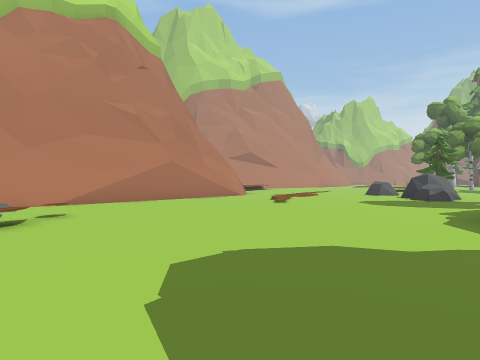
View 1 (above)

24 first-person views from a walk through a Unity game level. The camera is 1.2 m above the floor, looks level and sees 75° across. The floor is counted in squares, 2 m on a side. Each view is taken from the middle of a square. On the plan, view 1 faces up. The plan holds only what a view shows up to about 9 squares ahead; the rest is blank. The place goes on beyond the plan. Some surface patterns are stand-ins.

View 2
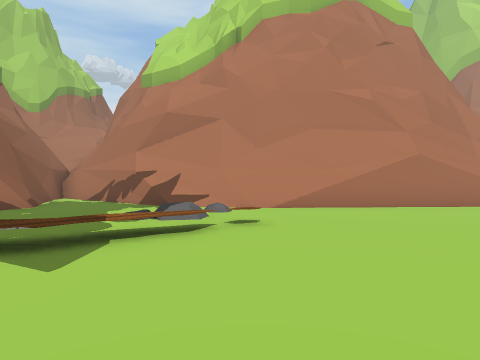

View 3
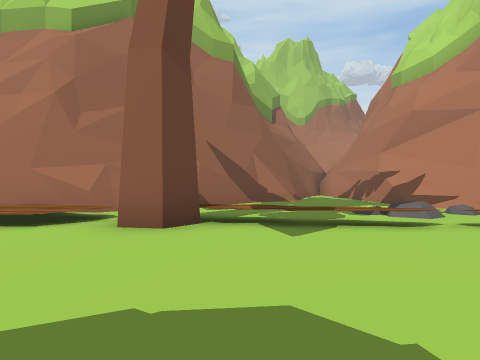

View 4
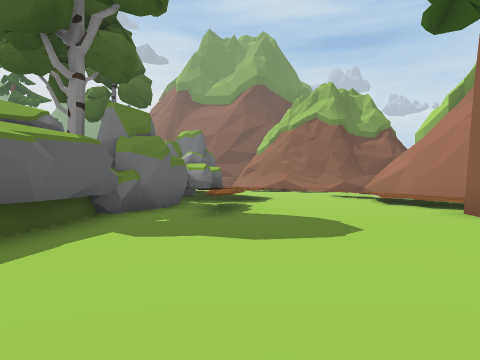

View 5
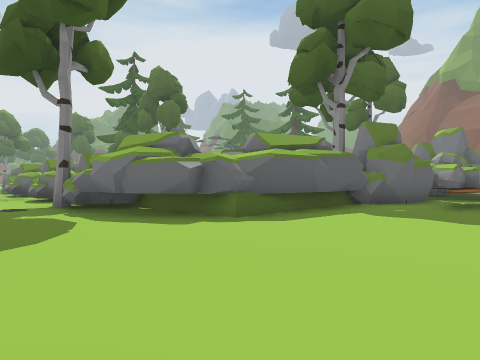

View 6
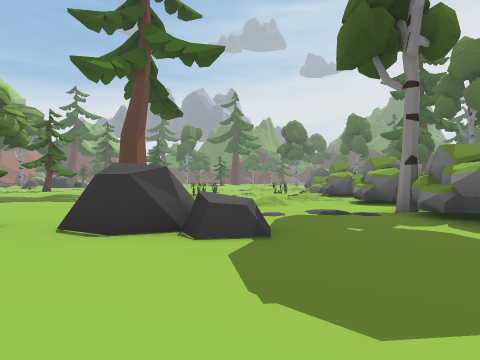

View 7
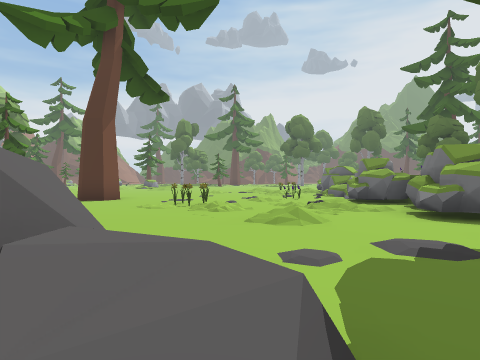

View 8
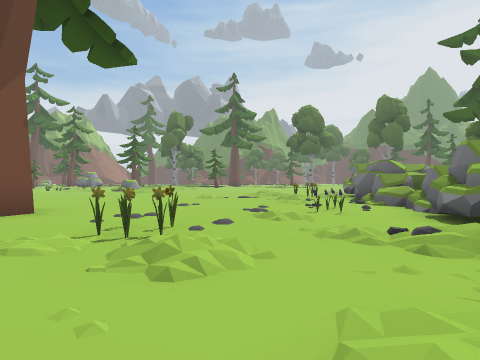

View 9
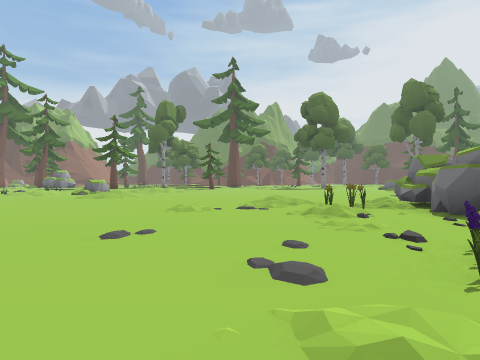

View 10
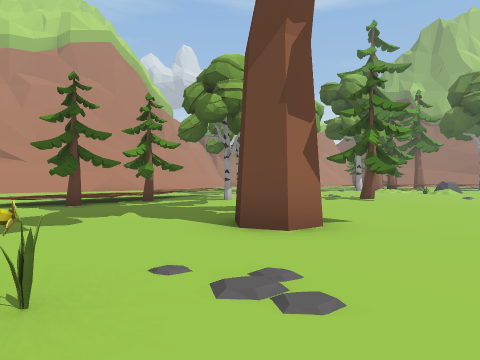

View 11
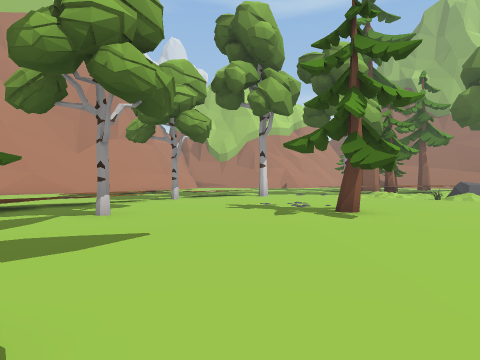

View 12
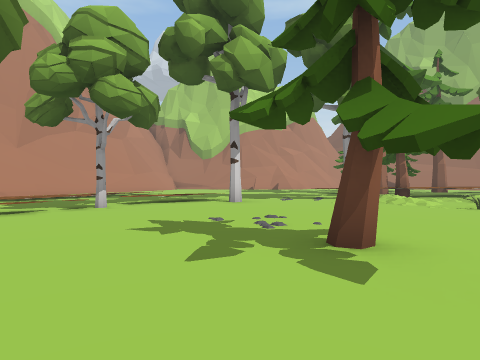

View 13
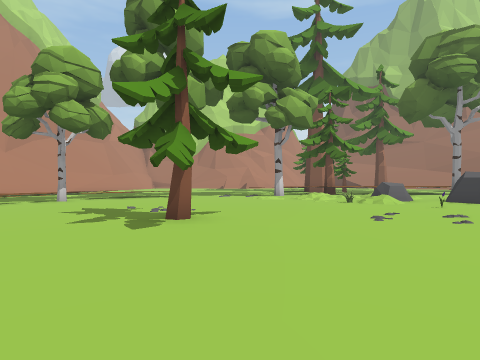

View 14
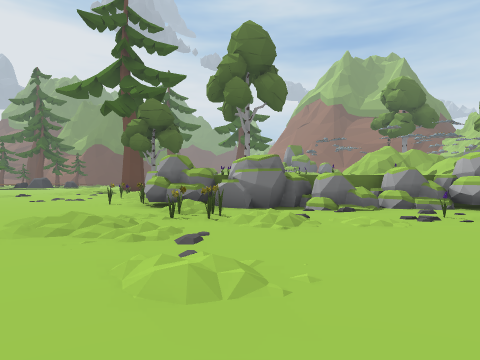

View 15
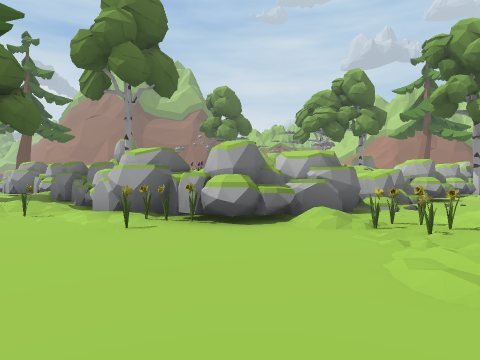

View 16
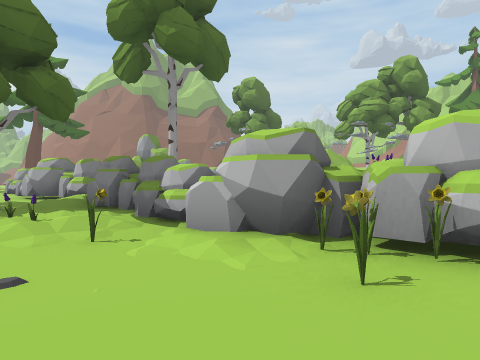

View 17
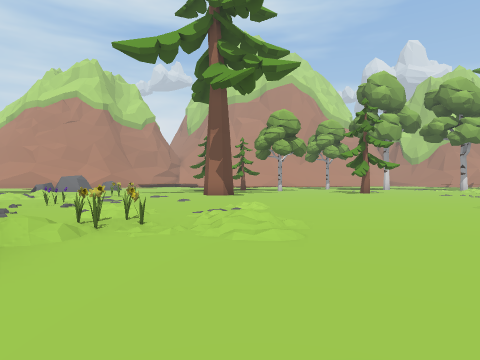

View 18
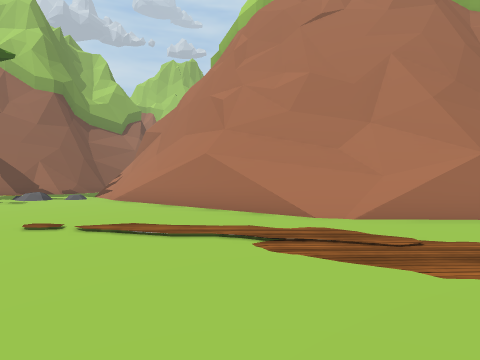

View 19
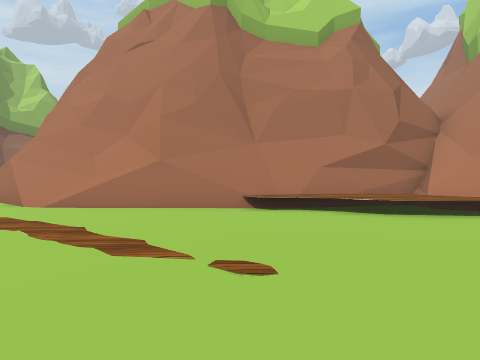

View 20
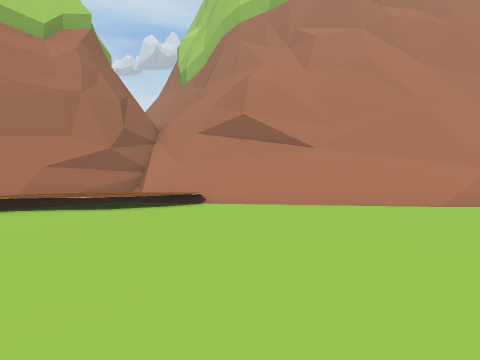

View 21
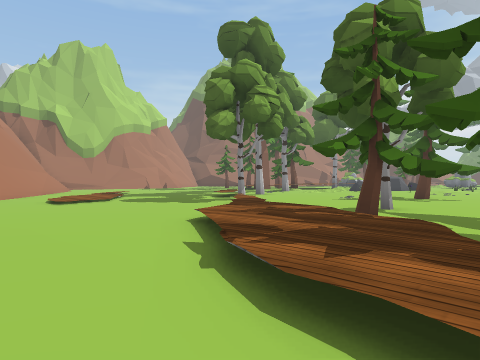

View 22
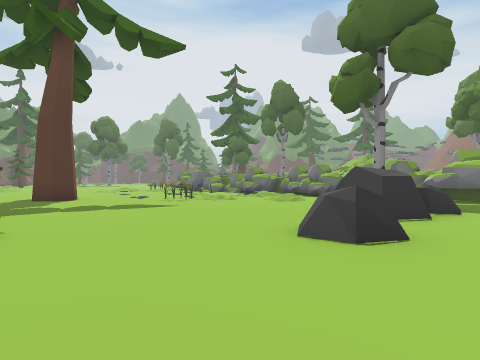

View 23
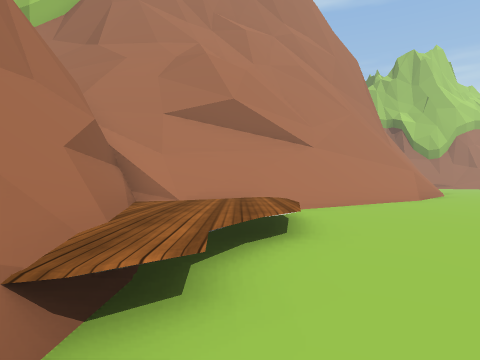

View 24
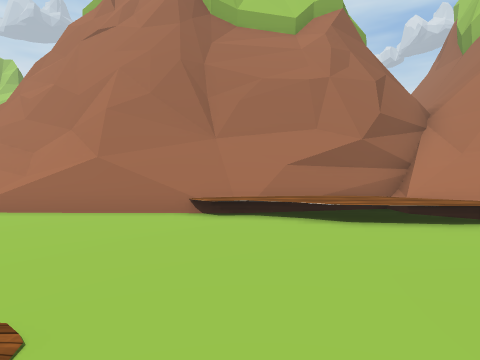

### Floor plan
Key: @ floor where view 1 was taken; # wall or solid block; . main floor; : floor 0.25 m higher than the main floor; + floor 0.5 m higher than the main floor; / step, stairs or slope; = window, fence, low wall or low ledge; ^ raised ledge; R rock; T tree; O other object.
Columns run from 10 left of view 1 to 24 right of it. Each row starts with its distance up from view 1.
 25            ^##=//..///...//T..
 24        ##^^=////........//.... ///
 23        ###////..........T........^/
 22         #////........../........O/.
 21         ##++/.........//.........O.
 20         ##++/.......///............
 19         ##//........::......T.....
 18         #///......./+TT.T...T....
 17         ^//......./+:T...........
 16         ^#=.......//T............
 15         ^##.......................
 14         #/=....................../
 13         #//.....=.......##......./
 12        ^#//.......................
 11        ^#=......#.....O...........
 10       ^##.......##....OO...../....
  9     ^###........^....//............
  8    ^#//............././..O.//.///..
  7   ##==...............//..OO./OO....
  6  ##///..........RRT.R/.RR../..O....
  5 ......//......RRRROORRRRRRRRRRRR...
  4 #...././......##RRO RRR^RR^^RRRRO..
  3 ###..../......#             OORR...
  2   ##..//.....##               RR.O.
  1    #/. #......#                R/O.
  0      //...@^.R#                R/O
 -1     #^:/...^.R                RR..
 -2     ##::...^.R                RR..
 -3      #:/...^RR                 //T

Where each view was taken, in squares from view 1:
view 1: 0 up, 0 right, facing up
view 2: 2 up, 0 right, facing up-left
view 3: 2 up, 1 right, facing left
view 4: 6 up, 1 right, facing down
view 5: 8 up, 0 right, facing down-right
view 6: 9 up, 2 right, facing right
view 7: 9 up, 5 right, facing right
view 8: 9 up, 9 right, facing right
view 9: 9 up, 13 right, facing right
view 10: 9 up, 14 right, facing up
view 11: 13 up, 16 right, facing up
view 12: 16 up, 17 right, facing up
view 13: 14 up, 19 right, facing up
view 14: 12 up, 19 right, facing down
view 15: 8 up, 24 right, facing down-left
view 16: 5 up, 24 right, facing down-left
view 17: 5 up, 24 right, facing up-left
view 18: 11 up, 5 right, facing left
view 19: 17 up, 7 right, facing left
view 20: 17 up, 8 right, facing up-left
view 21: 16 up, 7 right, facing up-right
view 22: 16 up, 4 right, facing down-right
view 23: 16 up, 1 right, facing up
view 24: 18 up, 6 right, facing left
